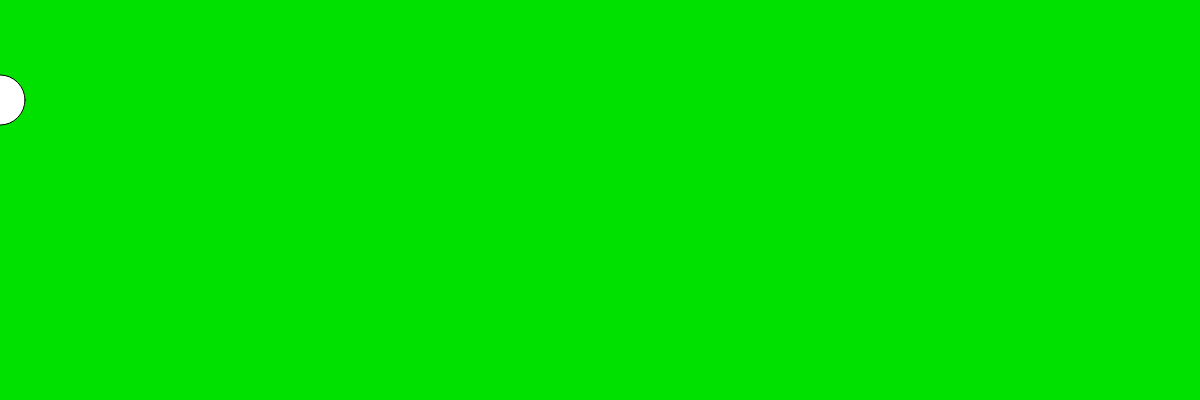
Frame 1 (no input)
Frame 60 (no input): identical to frame 1, image omitted
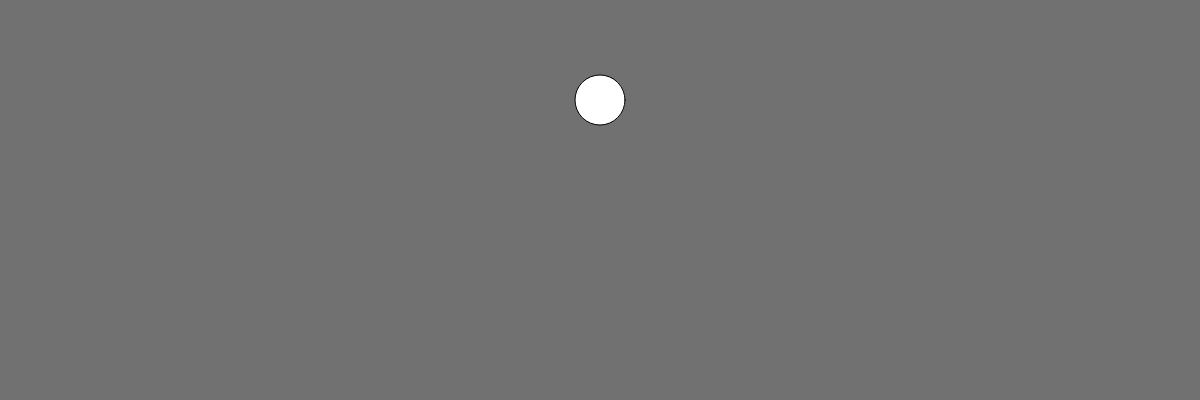
Frame 120 (the mouse pressed at the canvas centre since frame 60)

The p5.js sketch that drew these frames (run headless with seeded random() and noise() and a simulated clock; from frame 60 on, the mouse is pressed at the canvas centre):

// p5.js sketch
// ── sketch.js

var r = 255;
var g = 225;
var b = 255;


function setup(){

  createCanvas(1200,400);
}


function draw(){
  r= map(mouseX,0,1200,0,225);
  g =map(mouseX,0,1200,225,0);
  b= map(mouseX,0,1200,0,225);
  background(r,g,b);
  fill(255);
  ellipse(mouseX,100,50,50);
}
